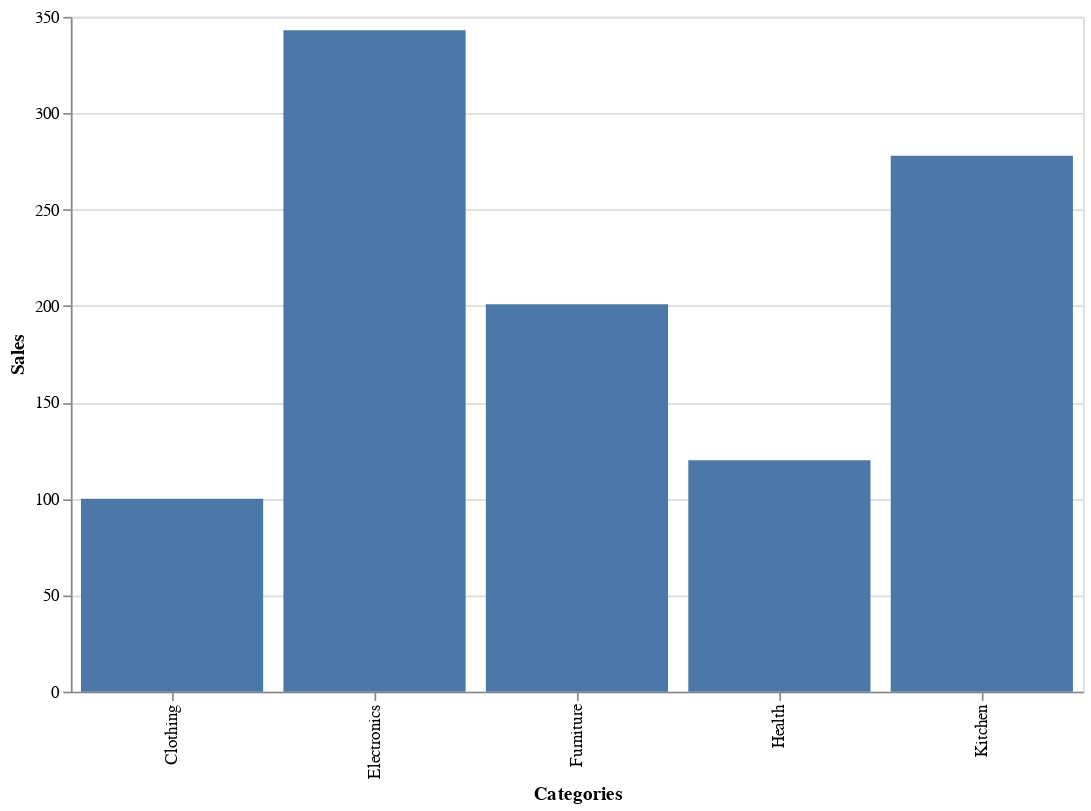

This figure's notebook cell:
### Code cell
alt.Chart(data).mark_bar().encode(
    x='Categories',
    y='Sales'
).properties(
    height = 400,
    width = 600)

### Figure 1 — Vega-Lite specification as saved in the notebook (floating-point values rounded to 4 significant figures)
{"config": {"view": {"continuousWidth": 300, "continuousHeight": 300}}, "data": {"name": "data-6a30dbb622943c49d81d242a3cf3469c"}, "mark": {"type": "bar"}, "encoding": {"x": {"field": "Categories", "type": "nominal"}, "y": {"field": "Sales", "type": "quantitative"}}, "height": 400, "width": 600, "$schema": "https://vega.github.io/schema/vega-lite/v5.8.0.json", "datasets": {"data-6a30dbb622943c49d81d242a3cf3469c": [{"Categories": "Clothing", "Sales": 100}, {"Categories": "Electronics", "Sales": 343}, {"Categories": "Furniture", "Sales": 201}, {"Categories": "Health", "Sales": 120}, {"Categories": "Kitchen", "Sales": 278}]}}
